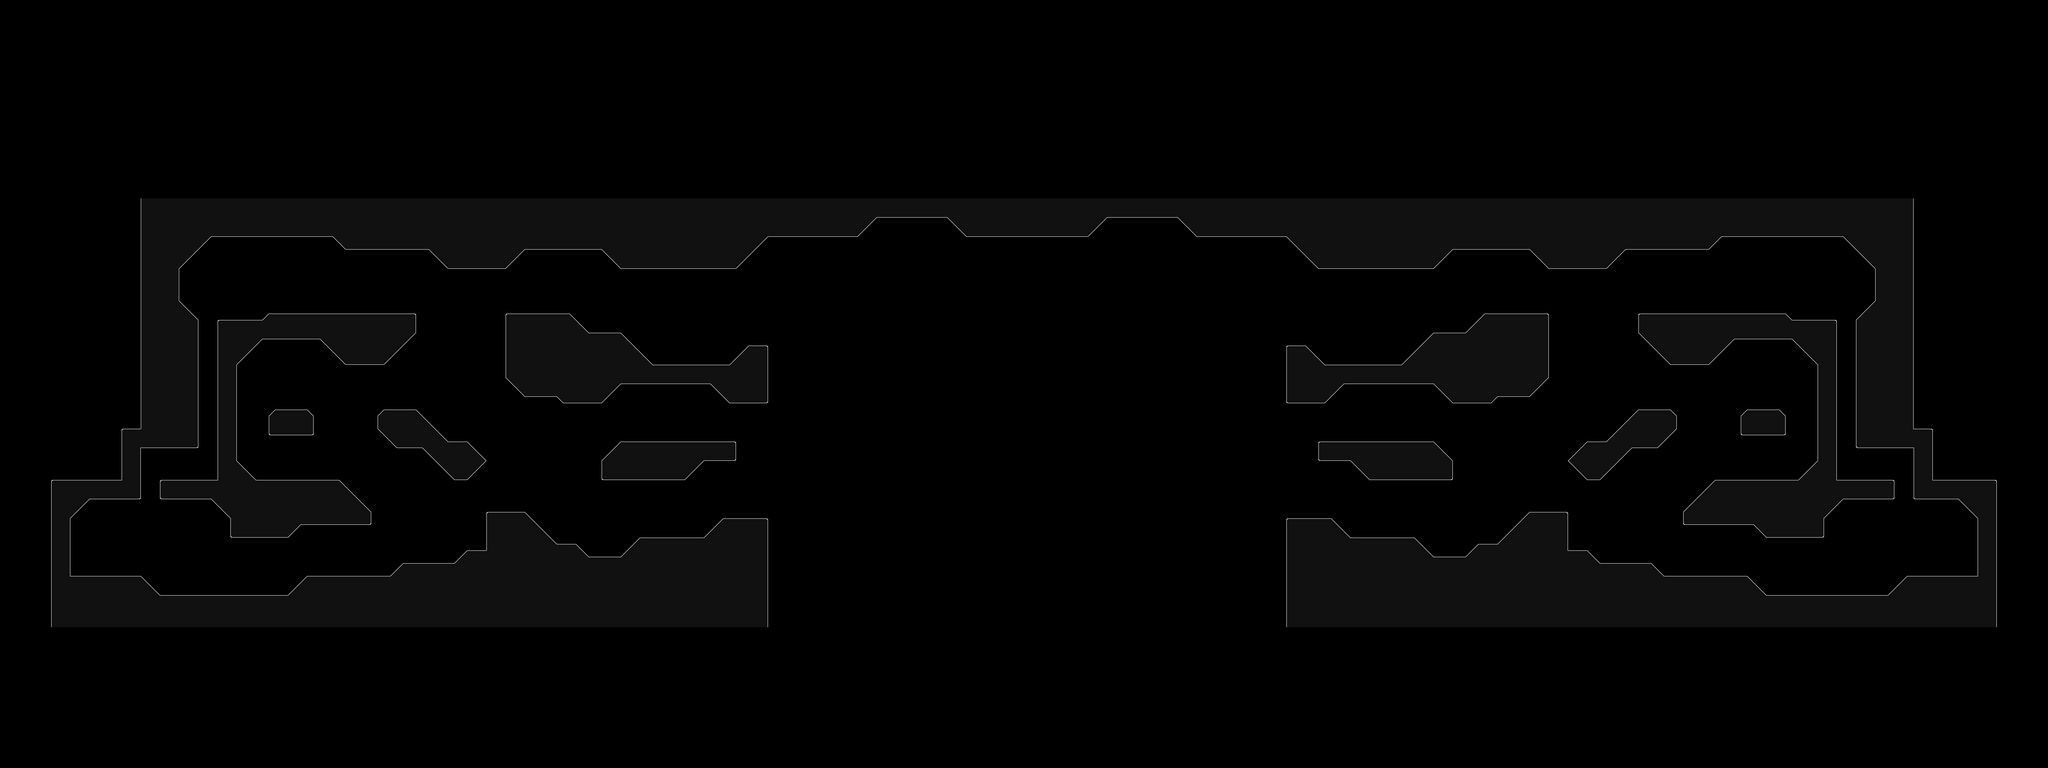

This game map was drawn from its Tiled (.tmx) file and the tilesets committed beside it. A one-line description and the trimmed map source follow:
An orthogonal 320x120 tile map with 32x32 px tiles, 1 tile layer (Tile Layer 1) and 400 objects (242x BotPoint, 28x Start, 26x Dummy, 21x Platform, 18x Dropthrough, ...).

<map version="1.8" tiledversion="1.8.4" orientation="orthogonal" renderorder="right-down" width="320" height="120" tilewidth="32" tileheight="32" infinite="0" nextlayerid="8" nextobjectid="445">
 <tileset firstgid="1" source="main_0.tsx" />
 <layer id="1" name="Tile Layer 1" width="320" height="120">
  <data>[38400 cells, 7198 non-empty, 17 distinct tile ids]</data>
 </layer>
 <objectgroup id="4" name="bot-layer">
  <object id="159" name="BotPoint" type="BotPoint" x="1008" y="2768">
   <properties>
    <property name="teamIndex" type="int" value="0" />
   </properties>
   <polyline points="-176,176 400,176" />
  </object>
  <object id="163" name="BotPoint" type="BotPoint" x="784" y="2752">
   <polyline points="48,192 -32,-192" />
  </object>
  <object id="164" name="BotPoint" type="BotPoint" x="1520" y="2872">
   <polyline points="-16,-24 -112,72" />
  </object>
  <object id="165" name="BotPoint" type="BotPoint" x="1664" y="2816">
   <polyline points="256,32 -160,32" />
  </object>
  <object id="166" name="BotPoint" type="BotPoint" x="2056" y="2776">
   <polyline points="328,-40 -72,8" />
  </object>
  <object id="167" name="BotPoint" type="BotPoint" x="1952" y="2736">
   <polyline points="32,48 -32,112" />
  </object>
  <object id="169" name="BotPoint" type="BotPoint" x="2352" y="2560">
   <properties>
    <property name="multiplier0" type="float" value="0.1" />
    <property name="valid1" type="bool" value="false" />
   </properties>
   <polyline points="32,176 80,-192" />
  </object>
  <object id="170" name="BotPoint" type="BotPoint" x="2528" y="2464">
   <polyline points="128,64 -96,64" />
  </object>
  <object id="171" name="BotPoint" type="BotPoint" x="2584" y="2480">
   <polyline points="72,48 -152,-112" />
  </object>
  <object id="172" name="BotPoint" type="BotPoint" x="2328" y="2528">
   <polyline points="104,0 -344,256" />
  </object>
  <object id="173" name="BotPoint" type="BotPoint" x="2760" y="2504">
   <polyline points="56,184 -104,24" />
  </object>
  <object id="174" name="BotPoint" type="BotPoint" x="2936" y="2656">
   <polyline points="-24,32 -120,32" />
  </object>
  <object id="175" name="BotPoint" type="BotPoint" x="3016" y="2656">
   <polyline points="-40,96 -104,32" />
  </object>
  <object id="176" name="BotPoint" type="BotPoint" x="3048" y="2720">
   <polyline points="24,32 -72,32" />
  </object>
  <object id="177" name="BotPoint" type="BotPoint" x="3096" y="2736">
   <polyline points="72,-80 -24,16" />
  </object>
  <object id="178" name="BotPoint" type="BotPoint" x="3328" y="2624">
   <polyline points="160,32 -160,32" />
  </object>
  <object id="179" name="BotPoint" type="BotPoint" x="3584" y="2600">
   <polyline points="0,-40 -96,56" />
  </object>
  <object id="180" name="BotPoint" type="BotPoint" x="3496" y="2168">
   <polyline points="184,8 -424,8" />
  </object>
  <object id="181" name="BotPoint" type="BotPoint" x="2848" y="2264">
   <polyline points="-32,-88 -320,-88" />
  </object>
  <object id="182" name="BotPoint" type="BotPoint" x="2912" y="2216">
   <polyline points="160,-40 -96,-40" />
  </object>
  <object id="183" name="BotPoint" type="BotPoint" x="2456" y="2200">
   <polyline points="-344,-184 -568,-184" />
  </object>
  <object id="184" name="BotPoint" type="BotPoint" x="2160" y="2024">
   <polyline points="112,152 -48,-8" />
  </object>
  <object id="185" name="BotPoint" type="BotPoint" x="2400" y="2176">
   <polyline points="128,0 -128,0" />
  </object>
  <object id="186" name="BotPoint" type="BotPoint" x="2528" y="2240">
   <polyline points="0,-64 -96,128" />
  </object>
  <object id="187" name="BotPoint" type="BotPoint" x="2888" y="2296">
   <polyline points="184,-120 -232,232" />
  </object>
  <object id="190" name="BotPoint" type="BotPoint" x="2256" y="1472">
   <polyline points="48,0 -80,0" />
  </object>
  <object id="191" name="BotPoint" type="BotPoint" x="1472" y="2032">
   <polyline points="96,-16 -128,-16" />
  </object>
  <object id="192" name="BotPoint" type="BotPoint" x="1288" y="2168">
   <polyline points="56,-152 -72,104" />
  </object>
  <object id="193" name="BotPoint" type="BotPoint" x="1336" y="2272">
   <polyline points="-24,96 -120,0" />
  </object>
  <object id="194" name="BotPoint" type="BotPoint" x="1392" y="2360">
   <polyline points="80,8 -80,8" />
  </object>
  <object id="195" name="BotPoint" type="BotPoint" x="1936" y="2472">
   <polyline points="-48,88 -208,-104" />
  </object>
  <object id="196" name="BotPoint" type="BotPoint" x="1968" y="2568">
   <polyline points="16,216 -80,-8" />
  </object>
  <object id="197" name="BotPoint" type="BotPoint" x="1640" y="2048">
   <polyline points="88,320 -72,-32" />
  </object>
  <object id="198" name="BotPoint" type="BotPoint" x="1800" y="2056">
   <polyline points="88,-40 -72,312" />
  </object>
  </objectgroup>
 <objectgroup id="3" name="collision-layer" visible="0">
  <!-- 158 objects omitted --></objectgroup>
 <objectgroup id="2" name="event-layer" visible="0">
  <!-- 147 objects omitted --></objectgroup>
 <objectgroup id="5" name="objective" visible="0">
  <!-- 51 objects omitted --></objectgroup>
 <objectgroup id="7" name="dm" visible="0">
  <!-- 41 objects omitted --></objectgroup>
 <objectgroup id="6" name="ctf">
  <!-- 28 objects omitted --></objectgroup>
</map>
<!-- 366 of 400 objects omitted -->